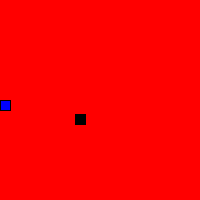
Frame 1 (no input)
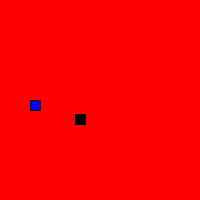
Frame 60 (the mouse pressed at the canvas centre just before this capture)
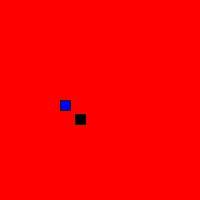
Frame 120 (the mouse held since frame 60 and released just before this capture)

The Processing sketch that drew these frames (run headless with seeded random() and noise(); from frame 60 on, the mouse is pressed at the canvas centre):

// Processing sketch: processing_48673
// ── processing_48673.pde

color c = color(0);
float x = 0;
float y = 100;
float speed = 0.5;
int direction=1;
float score=0;
float y1=0;
float x1=0;
int Score=0;
void setup() {
  size(200,200);
}

void draw() {
  background(255,0,0);
  move();
  display();
}

void move() {
  if(direction==1){
  x = x + speed;
  }
  if(direction==2){
    y=y-speed;
  }
  if(direction==3){
    x=x-speed;
  }
  if(direction==4){
    y=y+speed;
  }
  if(x<0||x>190||y<0||y>190){
    background(255,0,0);
    speed=0;
  }
  if(speed<0.5){
    text("game over",width/2,height/2);
    text("score:",50,50);
    text(Score,90,50);
    noLoop();
  }
}
void display() {
  fill(c);
  if(score==0){
    y1=random(50,150);
    x1=random(50,150);
    score=1;
  }
    if(x1<x&&x1>x-10&&y1<y&&y1>y-10){
    background(255,0,0);
    speed=speed+0.1;
    score=0;
    Score=Score+1;
    }
  if(x1>x&&x1<x+10&&y1>y&&y1<y+10){
    background(255,0,0);
    speed=speed+0.1;
    score=0;
    Score=Score+1;
  }
  fill(0,0,255);
  rect(x,y,10,10);
  fill(0);
  rect(x1,y1,10,10);
}
void keyPressed(){
  if(key=='w'){
    direction=2;
  }
  if(key=='a'){
    direction=3;
  }
  if(key=='s'){
    direction=4;
  }
  if(key=='d'){
    direction=1;
  }
}
